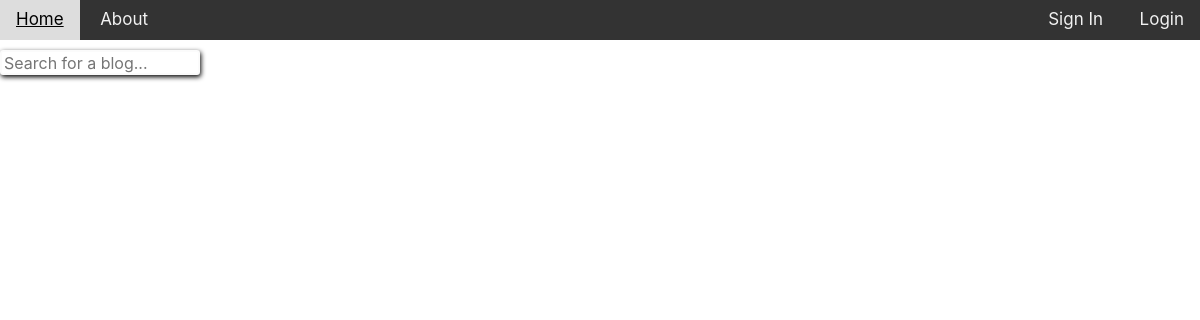
Page /home on the earlier database version.
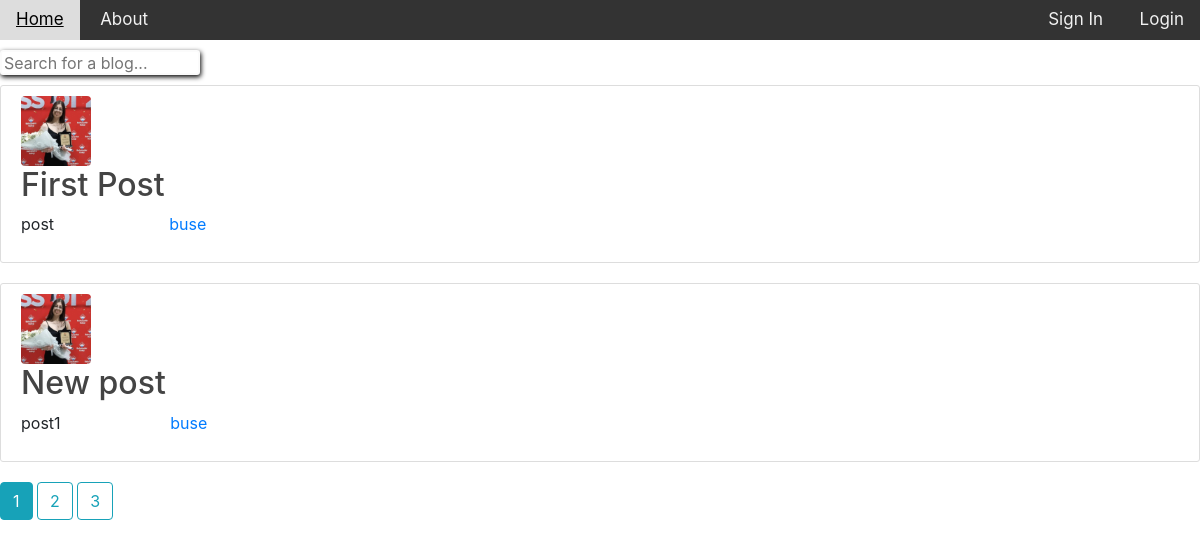
Same page on the later database version.
### flask_web/models.py (models this page shows, shortened)
class Post(db.Model):
    id = db.Column(db.Integer, primary_key=True)
    title = db.Column(db.String(100), nullable=False)
    content = db.Column(db.Text, nullable=False)
    user_id = db.Column(db.Integer, db.ForeignKey('user.id'), nullable=False)

class User(db.Model, UserMixin):
    id = db.Column(db.Integer, primary_key=True)
    username = db.Column(db.String(20), unique=True, nullable=False)
    email = db.Column(db.String(120), unique=True, nullable=False)
    image_file = db.Column(db.String(20), nullable=False, default='default.jpg')
    password = db.Column(db.String(60), nullable=False)
    posts = db.relationship('Post', backref='author', lazy=True)

### flask_web/main/routes.py (the view)
@main.route("/")
@main.route("/home")
def home():
    page = request.args.get('page', 1, type= int)
    posts = Post.query.paginate(page = page, per_page=2)
    return render_template('index.html', posts = posts)

### flask_web/templates/index.html (shortened to what this page needs)
{% extends 'base.html' %}
{% block body %}
    <input class="search-bar" type="text" placeholder="Search for a blog...">
    {% for post in posts.items %}
    <article class="media content-section">
        <div class="media-body">
          <div class="article-metadata">
            <img class="account-img" src="{{ url_for('static', filename= post.author.image_file) }}">
            <h2><a class="article-title" href="{{ url_for('posts.post', post_id = post.id) }}">{{ post.title }}</a></h2>
            <p class="article-content">{{ post.content }}</p>
            </div>
          <div class="article-info">
            <a class="mr-2" href="{{ url_for('users.user_posts', username=post.author.username) }}">{{ post.author.username }}</a>
          </div>
        </div>
    </article>
    {% endfor %}
    {% for page_num in posts.iter_pages() %}
      {% if page_num %}
        {% if page_num == posts.page %}
          <a class="btn btn-info mb-4" href="{{ url_for('main.home', page=page_num) }}">{{ page_num }}</a>
        {% else %}
          <a class="btn btn-outline-info mb-4" href="{{ url_for('main.home', page=page_num) }}">{{ page_num}}</a>
        {% endif %}
      {% endif %}
    {% endfor %}
{% endblock %}

### flask_web/templates/base.html (shortened to what this page needs)
<!DOCTYPE html>
<html lang="en">
<head>
    <link rel="stylesheet" type="text/css" href="{{ url_for('static', filename='main.css')}}">
    <link rel="stylesheet" href="https://maxcdn.bootstrapcdn.com/bootstrap/4.0.0/css/bootstrap.min.css">
</head>
<body>
    <div class="topnav-bar">
        <div class="navbar-left">
            <a href="{{ url_for('main.home') }}">Home</a>
            <a class="margin" href="{{ url_for('main.about') }}">About</a>
        </div>
        <div class="navbar-right">
            {% if current_user.is_authenticated %}
                <a href="{{ url_for('posts.new_post') }}">New Post</a>
                <a href="{{ url_for('users.account') }}">Account</a>
                <a href="{{ url_for('users.logout') }}">Logout</a>
            {% else %}
                <a href="{{ url_for('users.register') }}">Sign In</a>
                <a href="{{ url_for('users.login') }}">Login</a>
            {% endif %}
        </div>
    </div>
        {% block body %}{% endblock %}
</body>
</html>

### flask_web/static/main.css (style rules this page uses)
.topnav-bar { overflow: hidden; background-color: #333; height: 40px; display: flex; flex-direction: row; justify-content: space-between; align-items: center; }
.topnav-bar a { color: #f2f2f2; text-align: center; padding: 14px 16px; text-decoration: none; font-size: 17px; width: 100px; }
.content-section { background: #ffffff; padding: 10px 20px; border: 1px solid #dddddd; border-radius: 3px; margin-bottom: 20px; display: inline-block; margin-top: 10px; vertical-align: top; }
.article-title { color: #444444; text-decoration: none; }
.article-content { white-space: pre-line; }
.mr-2 { text-decoration: none; }
.media-body { width:300px; display: inline-block; vertical-align: top; }
.article-metadata, .article-info { display: inline-block; }
.search-bar { display: block; border-radius: 3px; border-style: solid; border-color: rgb(251, 251, 251); box-shadow: 1px 2px 5px; box-shadow: grey; width: 200px; height: 25px; margin-top: 10px; }
.account-img { border-radius: 4px; width:70px; }

Differences in the rows shown:
added Post: image_file (picture), title "First Post", content "post", author.username "buse"
added Post: image_file (picture), title "New post", content "post1", author.username "buse"
Other differences:
new list line: "1"
new list line: "2"
new list line: "3"
